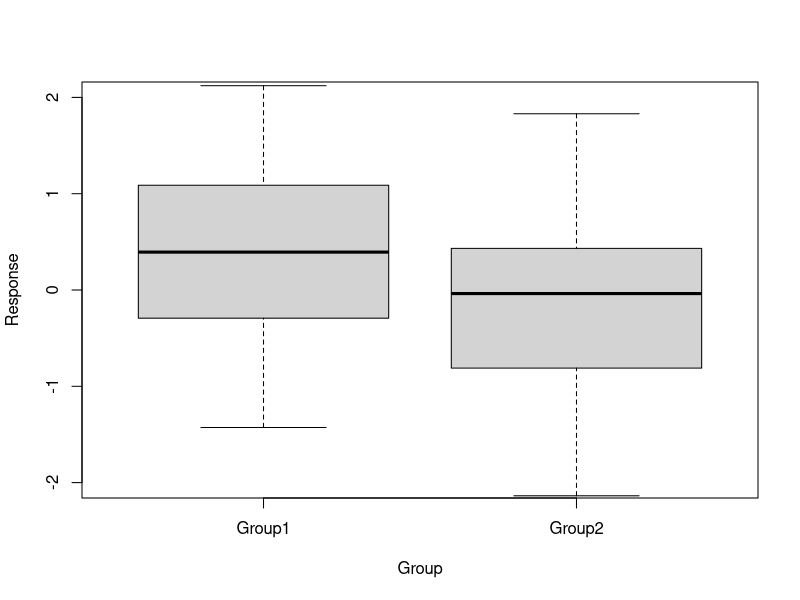
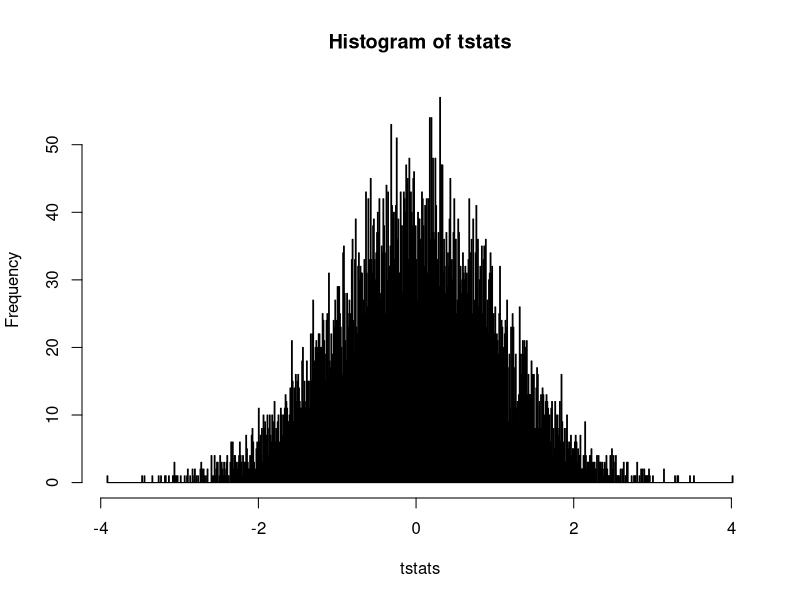
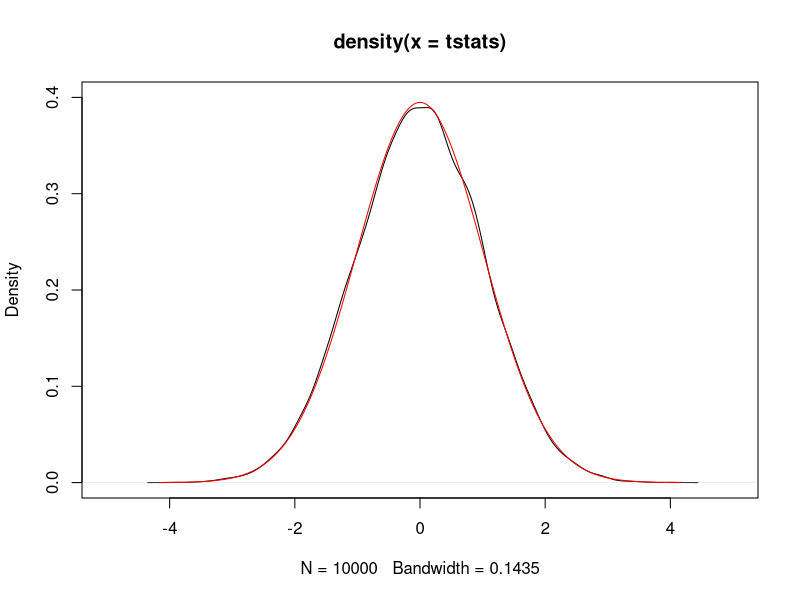
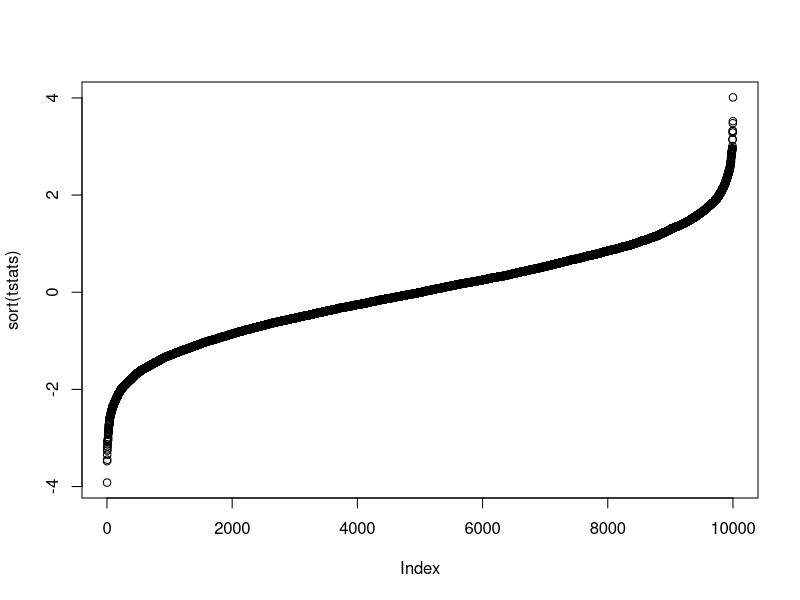
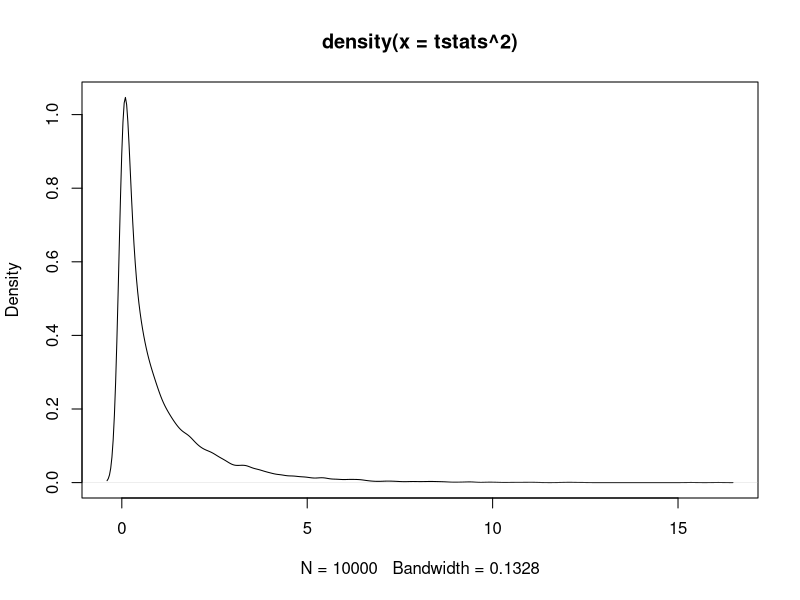
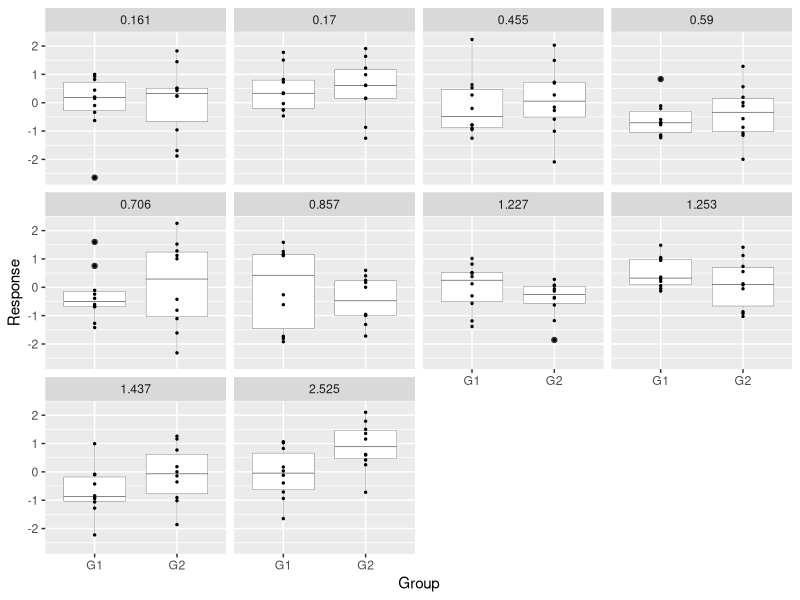
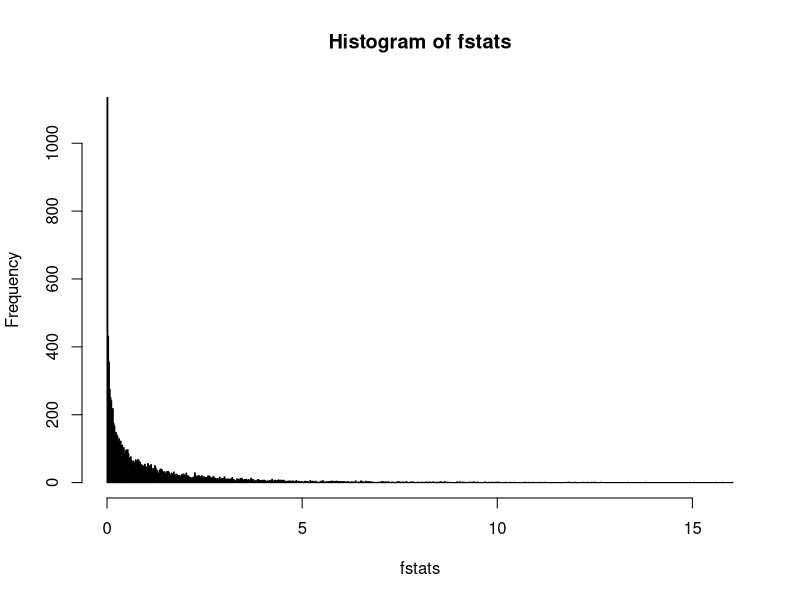
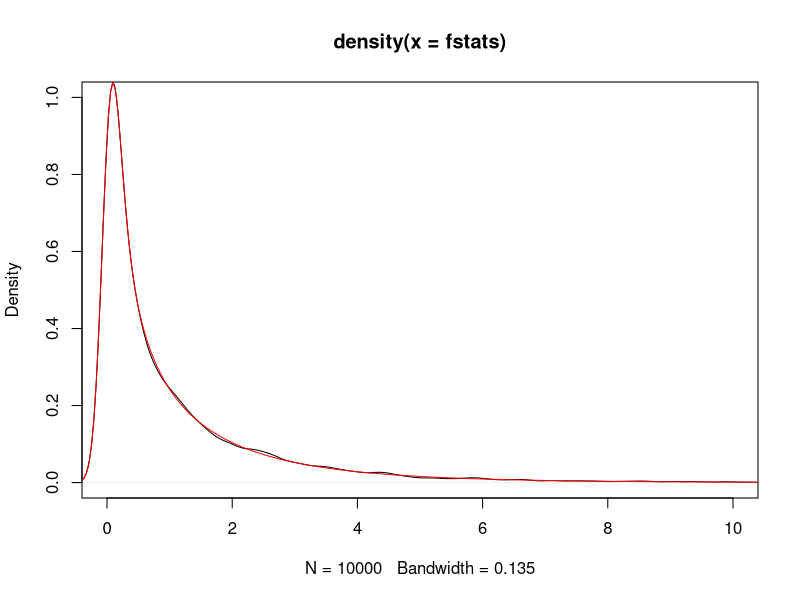

The R script that drew these images, in order:
# Use this script to demonstrate how to Knit output to share code and results with colleagues
# and to demonstrate the use of functions, randomised sampling, and empirically 
# demonstrating how to arrive at the T and F distributions.  Hopefully, this might
# demystify obscure statistics.

# Call Libraries 
library(ggplot2)

# Random data can easily be generated in R
# Create two data sets, x and y that are both 30 samples, drawn from a normal distribution, mean = 0 and sd = 1
set.seed(14) # try 14
n=30
x<-rnorm(n=30, mean=0, sd=1)
y<-rnorm(n, 0, 1)
z<-data.frame(Group=factor(c(rep("Group1", n), rep("Group2", n))), Response=c(x,y))
plot(Response ~ Group, z, ylim=c(-2,2))
t.test(Response ~ Group, data=z, var.equal=T)
# Interesting result, we conclude that these are possibly significantly different from one another?!

# Usually we run our stats without knowing much about the theory.  A t statistic is compared against a theoretical
# distribution that is a formula, see here for these formulae:
# https://support.minitab.com/en-us/minitab-express/1/help-and-how-to/basic-statistics/probability-distributions/how-to/probability-density-function-pdf/methods-and-formulas/methods-and-formulas/

# But if we can generate random data, we should be able to generate an empirical set of data that exhibits the 
# distribution resulting from these formulae.

# Let's do this by using the replicate function, which performs a function we define, runs it as many times as you 
# ask, and then collects the result.  We'll replicate our tcalc() function 10,000 times.

# First define function to return the t statistic from a two sample t test for randomly generated datasets of size n,
# derived from normally distributed data
tcalc<-function(n=10){
  x<-rnorm(n, 0,1)
  y<-rnorm(n, 0,1)
  z<-data.frame(Group=factor(c(rep("Group1", n), rep("Group2", n))), Response=c(x,y))
  t<-(mean(x)-mean(y))/(sqrt((sd(x)^2)/n+(sd(y)^2)/n))
  # t<-t.test(Response ~ Group, data=z, var.equal=T)$statistic
  return(t)
}

tstats<-replicate(10000, tcalc(n=1000))
hist(tstats, breaks=1000)
# Hmm....looks like t distribution data that also has noise attached to it.
# Let's make use of the density function, which 
plot(density(tstats), xlim=c(-5,5), ylim=c(0,0.4))
p<-seq(0, 1, 0.0001)
lines(density(qt(p, df=998)), xlim=c(-5,5),  ylim=c(0,0.4), col="red")
# our empirical distribution overlaps with that determined from the t density formula

plot(sort(tstats))
# out of 10000 randomly generated statistics, if you sort them, you can pull out
# the ith percentile out of the 10000 available n
sort(tstats)[9750] # 97.5th percentile from the bootstrapped tstats
# Or use the empirical cumulative distribution function to tell you what percentile
# a given value would yield if it was derived from your sample distribution
ecdf(tstats)(1.96) 
# Compare these to using the built-in, calculated t distribution functions:
qt(0.975, df=58)
qt(0.975, df=100)
qt(0.975, df=10000)
# 1.96 should ring a bell as the t stat used when estimating 95% confident limits, 
# assuming large sample sizes where t distributions resemble normal distributions:
qnorm(0.975)

t.test(Response ~ Group, data=z, var.equal=T)$statistic
anova(lm(Response ~ Group, data=z))
t.test(Response ~ Group, data=z, var.equal=T)$statistic^2
# note: square of the t-statistic = the F statistic from the one way anova, just as 
# squaring the tstat distribution should resemble the fstat distribution

# T distribution squared
plot(density(tstats^2))

zz<-data.frame()
for(r in 1:10){
  n=10
  x<-rnorm(n, 0,1)
  y<-rnorm(n, 0,1)
  z<-data.frame(Replicate=r, 
                Group=factor(c(rep("G1", n), rep("G2", n))),
                Response=c(x,y),
                Tstat=abs((mean(x)-mean(y))/(sqrt((sd(x)^2)/n+(sd(y)^2)/n))))
  zz<-rbind(zz,z)
}
zz$Tstat<-factor(round(zz$Tstat, 3))

# A random sample of 10 randomly created data sets, assuming 2 groups were drawn from 
# a 
ggplot(zz, aes(x=Group, y=Response))+
  facet_wrap(~Tstat)+  
  geom_boxplot(size=0.1)+
  geom_point(size=0.5)


    
# Define Function to return the F statistic for randomly generated data (One Way ANOVA)  
fcalc<-function(n1=2, n2=20){
      x<-rnorm(n1, 0, 1)
      y<-rnorm(n2, 0, 1)
      z<-data.frame(Group=factor(c(rep("Group1", n1), rep("Group2", n2))), Response=c(x,y))
      f<-data.frame(anova(lm(Response ~ Group, z)))[1,4]
      return(f)
    }

# Look at F distribution:
n1=20
n2=20
x<-rnorm(n1, 0, 1)
y<-rnorm(n2, 0, 1)
z<-data.frame(Group=factor(c(rep("Group1", n1), rep("Group2", n2))), Response=c(x,y))
anova(lm(Response ~ Group, z))

# Replicate two groups that you want to perform an ANOVA on.
# If n1=20 and n2=20, the degrees of freedom from a one-way ANOVA will be:
# Numerator df = 1
# Denominator df = 38
fstats<-replicate(10000, fcalc(n1=20, n2=20))
hist(fstats, breaks=1000)
plot(density(fstats), xlim=c(0,10), ylim=c(0,1))
lines(density(qf(seq(0, 1, 0.0001), df1=1, df2=38, lower.tail = T)), 
      xlim=c(0,10), ylim=c(0,1), col="red")
sort(fstats)[9500] # 95% percentile from the fstats replicated values
qf(0.95, df1=1, df2=38) # 95th percentile calculated using the built in function


plot(density(qf(seq(0, 1, 0.0001), df1=5, df2=19, lower.tail = T)), 
      xlim=c(0,10), ylim=c(0,1), col="red")
lines(density(qf(seq(0, 1, 0.0001), df1=4, df2=19, lower.tail = T)), 
      xlim=c(0,10), ylim=c(0,1), col="blue")
lines(density(qf(seq(0, 1, 0.0001), df1=3, df2=19, lower.tail = T)), 
      xlim=c(0,10), ylim=c(0,1), col="green")

